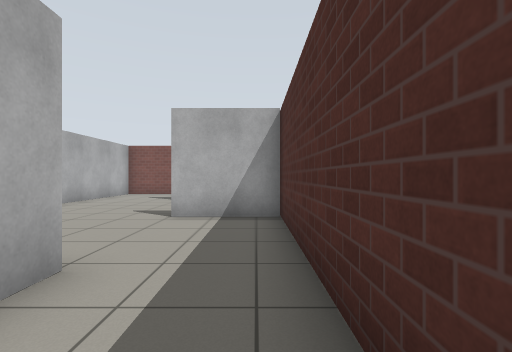
view 1 (above)

17 first-person views from a walk through a world built for the Gazebo simulator. The camera is 0.94 m above the floor, looks level and sees 85° across. The floor is counted in squares, 1 m on a side. Each view is taken from the middle of a square. On the plan, view 1 faces up. The plan holds only what a view shows up to about 11 squares ahead; the rest is blank. Gazebo's built-in surfaces are drawn with simple patterns.

view 2
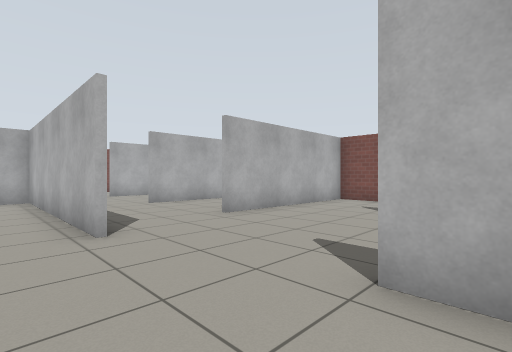

view 3
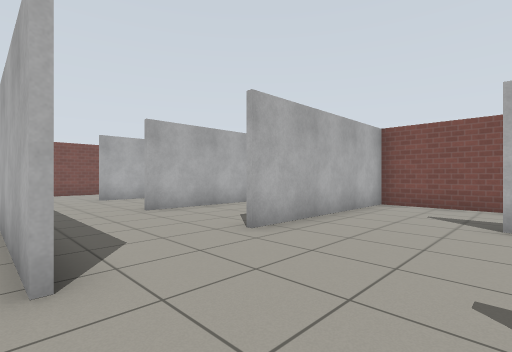

view 4
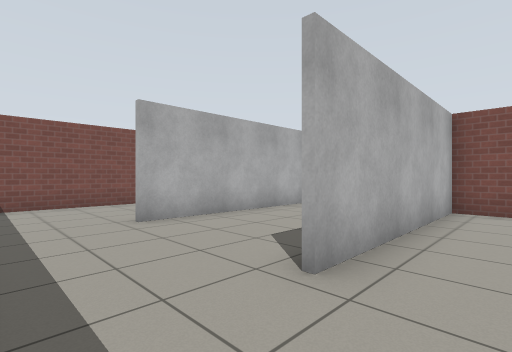

view 5
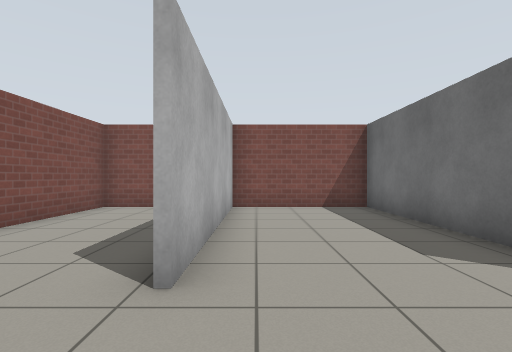

view 6
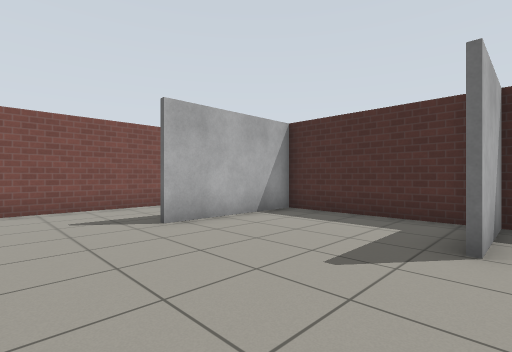

view 7
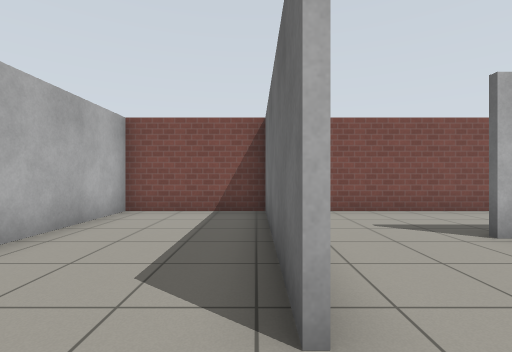

view 8
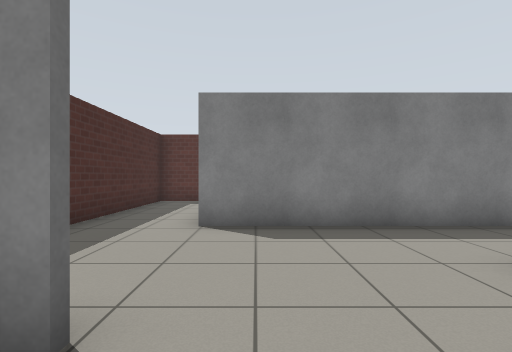

view 9
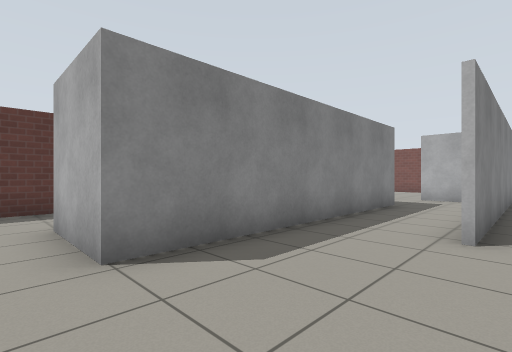

view 10
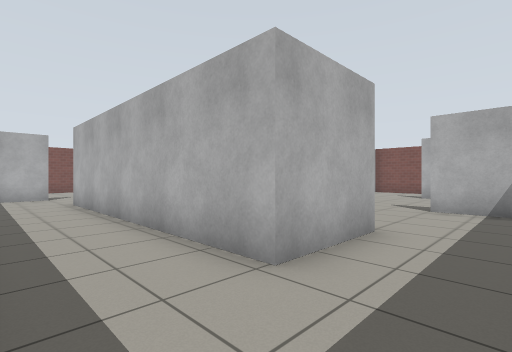

view 11
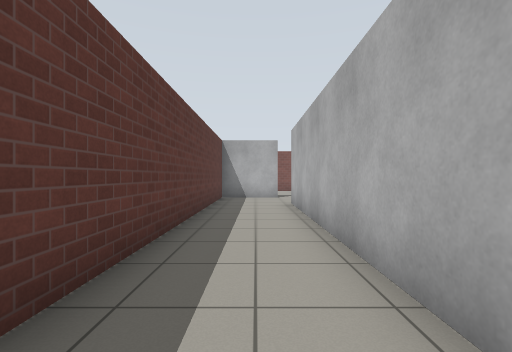

view 12
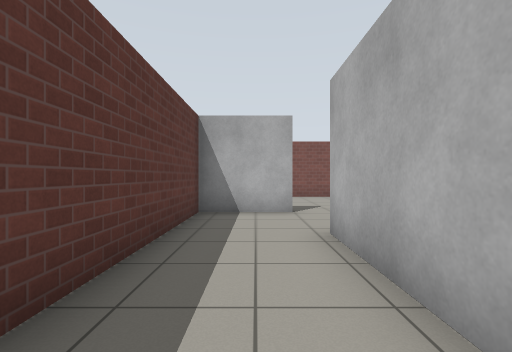

view 13
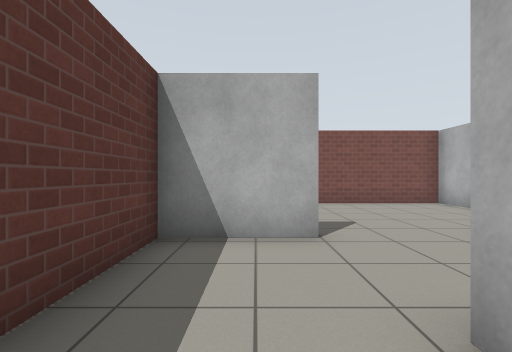

view 14
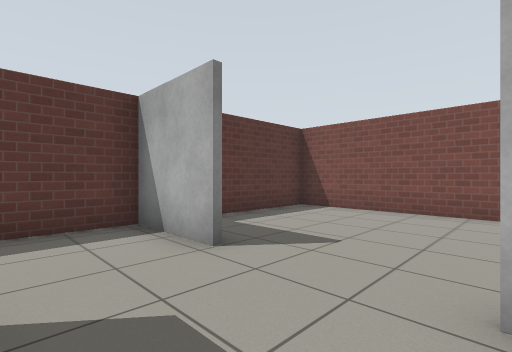

view 15
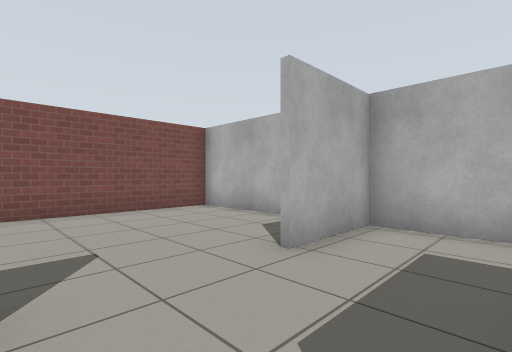

view 16
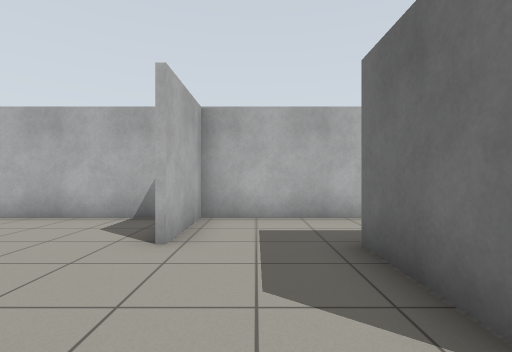

view 17
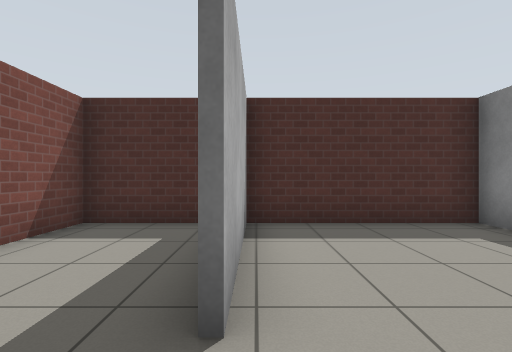

### Floor plan
Points are (right, up) in squares from view 1. A wall is a line through its corners. A room is listed if a view was taken in it or the views show most of it. See-through windows are left out.
Room 1 (views 1, 2, 3, 4, 5, 6, 7, 8, 9, 10, 11, 14, 17)
walls: (-6.7, 8.5) (-6.7, 13.9); (-10.6, 9.6) (-10.6, 14.5) (-14.7, 14.5) (-14.7, 8.2); (-5.6, 5.3) (-13.2, 5.3) (-13.2, 2.8); (-6.6, 14.5) (-6.6, 8.5); (-2, 6.6) (0.6, 6.6); (-13.6, 5.4) (-5.8, 5.4); (-10.6, 2.8) (-1.9, 2.8) (-1.9, 0.2); (0.6, 6.4) (-2, 6.4); (0.6, 12.1) (0.6, 14.5) (-10.5, 14.5) (-10.5, 8.2); (-17, 14.5) (-18.6, 14.5) (-18.6, 6.4); (-1.6, -2.5) (0.6, -2.5) (0.6, 11.2) (-3.4, 11.2)
ways out: opening at (-11.5, 3) to room 2; opening at (-1, -1.5) to room 2
Room 2 (views 12, 13, 15, 16)
walls: (-13.2, 0) (-13.2, -2.5) (-1.6, -2.5); (-10.6, 0.5) (-10.6, 2.8); (-14.2, 5.3) (-18.6, 5.3) (-18.6, -2.5) (-15.2, -2.5); (-1.9, 0.2) (-10.6, 0.2)
ways out: opening at (-11.5, 3) to room 1; opening at (-1, -1.5) to room 1

Positions as (right, up) in squares from view 1, and headings:
1: (0, 0), facing up
2: (-1, 4), facing up-left
3: (-3, 5), facing up-left
4: (-9, 6), facing up-left
5: (-14, 6), facing up
6: (-6, 6), facing up-right
7: (-7, 7), facing up
8: (-3, 8), facing down
9: (-1, 6), facing down-left
10: (0, -2), facing up-left
11: (-1, -1), facing left
12: (-6, -1), facing left
13: (-9, -1), facing left
14: (-11, 3), facing down-left
15: (-11, 0), facing up-left
16: (-12, -1), facing up
17: (-5, 11), facing right
